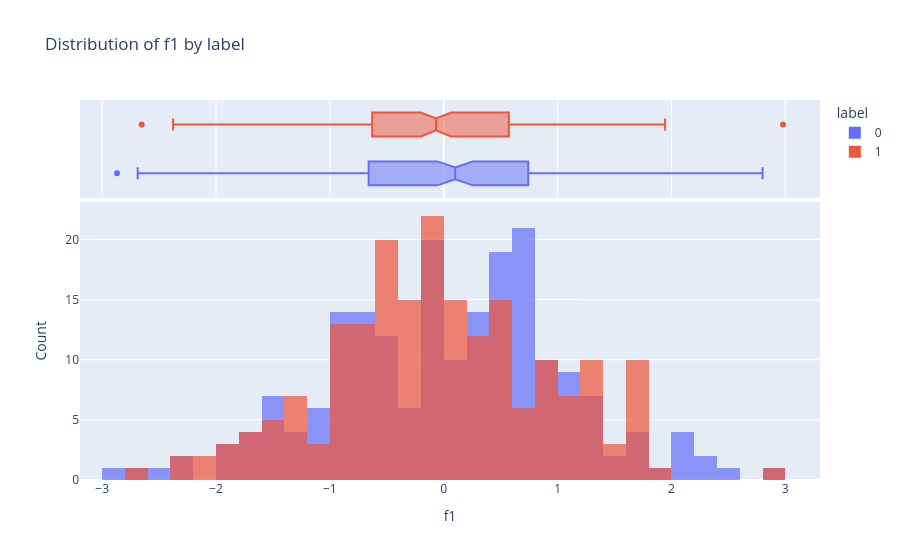
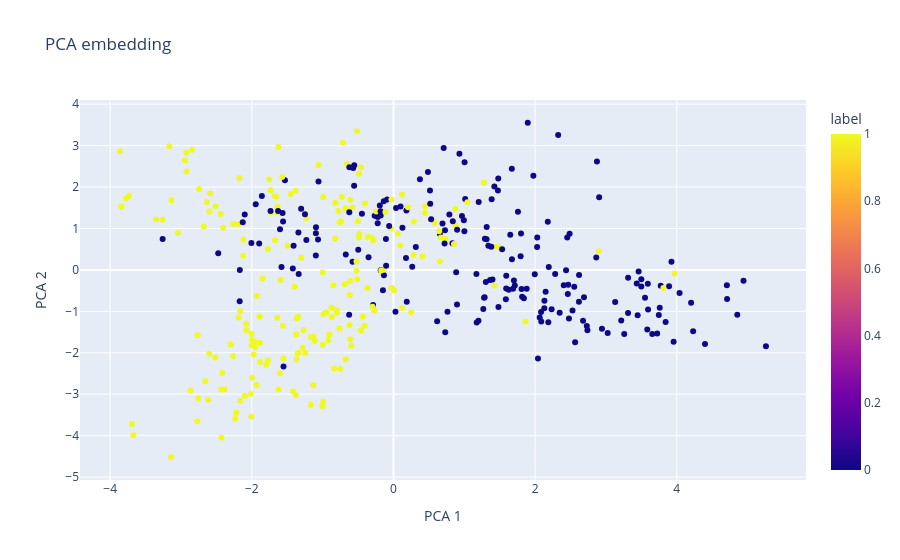

The notebook cell saved with these charts, in order:
### Markdown cell above
## 8. Interactive visualisation with Plotly and `RoxyDashboard` (optional)

If Plotly is installed, we can also create interactive figures for the
same concepts using the dashboard helpers.

If Plotly is not available, this section will simply print a message.

### Code cell
try:
    import plotly.io as pio

    # Build a dashboard instance
    dash = RoxyDashboard(X=X_scaled, y=target)
    dash.add_embedding("pca", X_pca)

    # 8.1 Interactive histogram
    fig_hist = dash.figure_distribution(feature_to_plot, nbins=30)
    fig_hist.show()

    # 8.2 Interactive PCA embedding with hover on a few features
    fig_emb = dash.figure_embedding(
        "pca",
        method_label="PCA",
        hover_columns=["f1", "f2", "f3"],
    )
    fig_emb.show()

except ImportError as e:
    print("Plotly is not available:", e)
    print("Install 'plotly' to enable interactive visualisations.")

### Figure 1 — Plotly figure (JSON) as saved in the notebook; plotly's stock layout.template omitted (floating-point values rounded to 4 significant figures; data arrays with more than 128 entries replaced by an {"elided": "..."} marker saying what was removed)
{"data": [{"bingroup": "x", "hovertemplate": "label=0<br>f1=%{x}<br>count=%{y}<extra></extra>", "legendgroup": "0", "marker": {"color": "#636efa", "opacity": 0.7, "pattern": {"shape": ""}}, "name": "0", "nbinsx": 30, "orientation": "v", "showlegend": true, "type": "histogram", "x": {"elided": "200 float values"}, "xaxis": "x", "yaxis": "y"}, {"hovertemplate": "label=0<br>f1=%{x}<extra></extra>", "legendgroup": "0", "marker": {"color": "#636efa"}, "name": "0", "notched": true, "showlegend": false, "type": "box", "x": {"elided": "200 float values"}, "xaxis": "x2", "yaxis": "y2"}, {"bingroup": "x", "hovertemplate": "label=1<br>f1=%{x}<br>count=%{y}<extra></extra>", "legendgroup": "1", "marker": {"color": "#EF553B", "opacity": 0.7, "pattern": {"shape": ""}}, "name": "1", "nbinsx": 30, "orientation": "v", "showlegend": true, "type": "histogram", "x": {"elided": "200 float values"}, "xaxis": "x", "yaxis": "y"}, {"hovertemplate": "label=1<br>f1=%{x}<extra></extra>", "legendgroup": "1", "marker": {"color": "#EF553B"}, "name": "1", "notched": true, "showlegend": false, "type": "box", "x": {"elided": "200 float values"}, "xaxis": "x2", "yaxis": "y2"}], "layout": {"barmode": "overlay", "legend": {"title": {"text": "label"}, "tracegroupgap": 0}, "title": {"text": "Distribution of f1 by label"}, "xaxis": {"anchor": "y", "domain": [0, 1], "title": {"text": "f1"}}, "xaxis2": {"anchor": "y2", "domain": [0, 1], "matches": "x", "showgrid": true, "showticklabels": false}, "yaxis": {"anchor": "x", "domain": [0, 0.7326], "title": {"text": "Count"}}, "yaxis2": {"anchor": "x2", "domain": [0.7426, 1], "matches": "y2", "showgrid": false, "showline": false, "showticklabels": false, "ticks": ""}}}

### Figure 2 — Plotly figure (JSON) as saved in the notebook; plotly's stock layout.template omitted (floating-point values rounded to 4 significant figures; data arrays with more than 128 entries replaced by an {"elided": "..."} marker saying what was removed)
{"data": [{"customdata": {"elided": "400x4 float values"}, "hovertemplate": "dim1=%{x}<br>dim2=%{y}<br>label=%{marker.color}<br>f1=%{customdata[1]}<br>f2=%{customdata[2]}<br>f3=%{customdata[3]}<extra></extra>", "legendgroup": "", "marker": {"color": {"elided": "400 int values"}, "coloraxis": "coloraxis", "symbol": "circle"}, "mode": "markers", "name": "", "orientation": "v", "showlegend": false, "type": "scatter", "x": {"elided": "400 float values"}, "xaxis": "x", "y": {"elided": "400 float values"}, "yaxis": "y"}], "layout": {"coloraxis": {"colorbar": {"title": {"text": "label"}}, "colorscale": [[0, "#0d0887"], [0.1111, "#46039f"], [0.2222, "#7201a8"], [0.3333, "#9c179e"], [0.4444, "#bd3786"], [0.5556, "#d8576b"], [0.6667, "#ed7953"], [0.7778, "#fb9f3a"], [0.8889, "#fdca26"], [1, "#f0f921"]]}, "legend": {"tracegroupgap": 0}, "title": {"text": "PCA embedding"}, "xaxis": {"anchor": "y", "domain": [0, 1], "title": {"text": "PCA 1"}}, "yaxis": {"anchor": "x", "domain": [0, 1], "title": {"text": "PCA 2"}}}}
